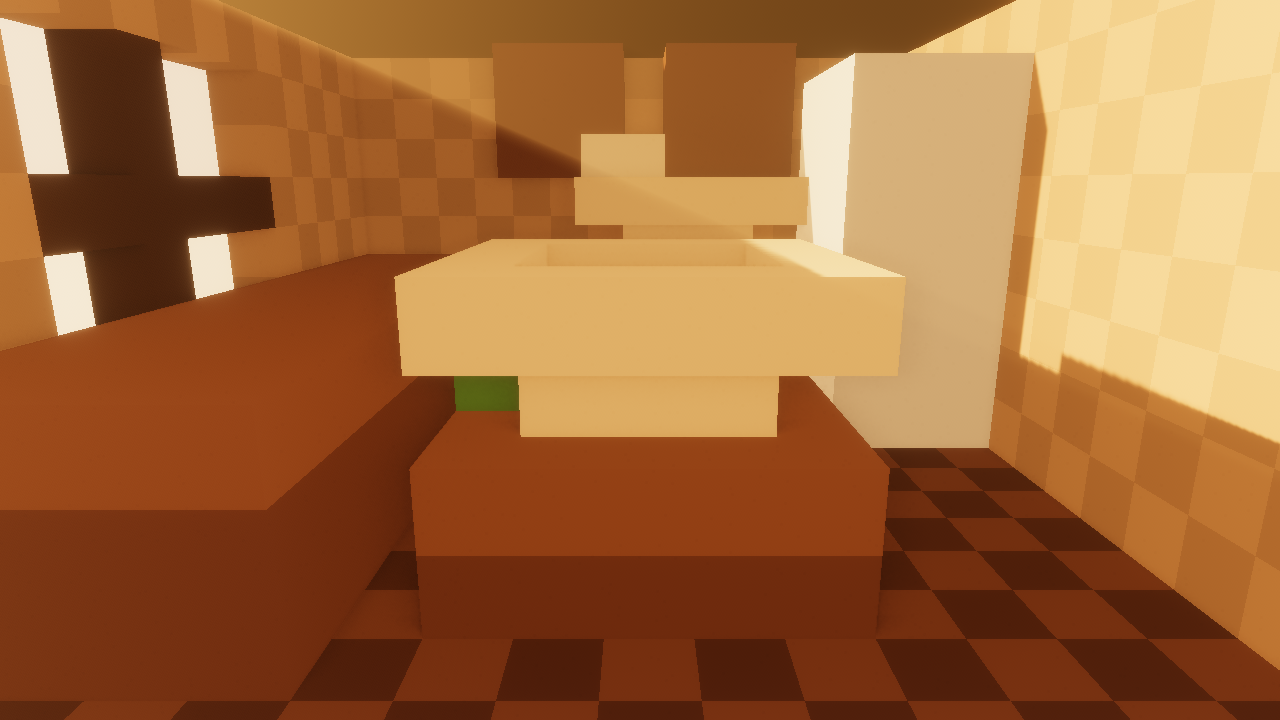
#> input picture hero-golden-c.png, 1280 x 720 px, given as the content of the folder ../hero-golden-c.png, which was not available
$ python _poppy_lookv2_contact.py ../hero-golden-c.png
#> lines starting #> are read from the running program, lines starting #| are printed output that depends on the picture; pictures that were not available may be replaced by others from this repository, and a replacement may not be noted
#> in main, im is the input picture: PIL image 1280x720 RGB; mean R, G, B 162.3, 105, 57.4
#!/usr/bin/env python
"""Poppy — one contact sheet of every camera candidate, so framing is picked by eye.

Also prints the mean luminance of the TOP 15 % of each frame. A castle framing
with real sky in it sits bright and low-variance up there; one that is looking at
the hillside behind the keep does not — which is exactly the mistake this sheet
exists to stop me repeating.
"""
import sys
import os
import glob
from PIL import Image, ImageDraw

BAR = 26
COLS = 3
TH = 420          # thumbnail width
BG = (16, 17, 20)
FG = (232, 234, 238)


def sky_score(im):
    """Mean luminance + spread of the top 15 % of the frame."""
    g = im.convert("L")
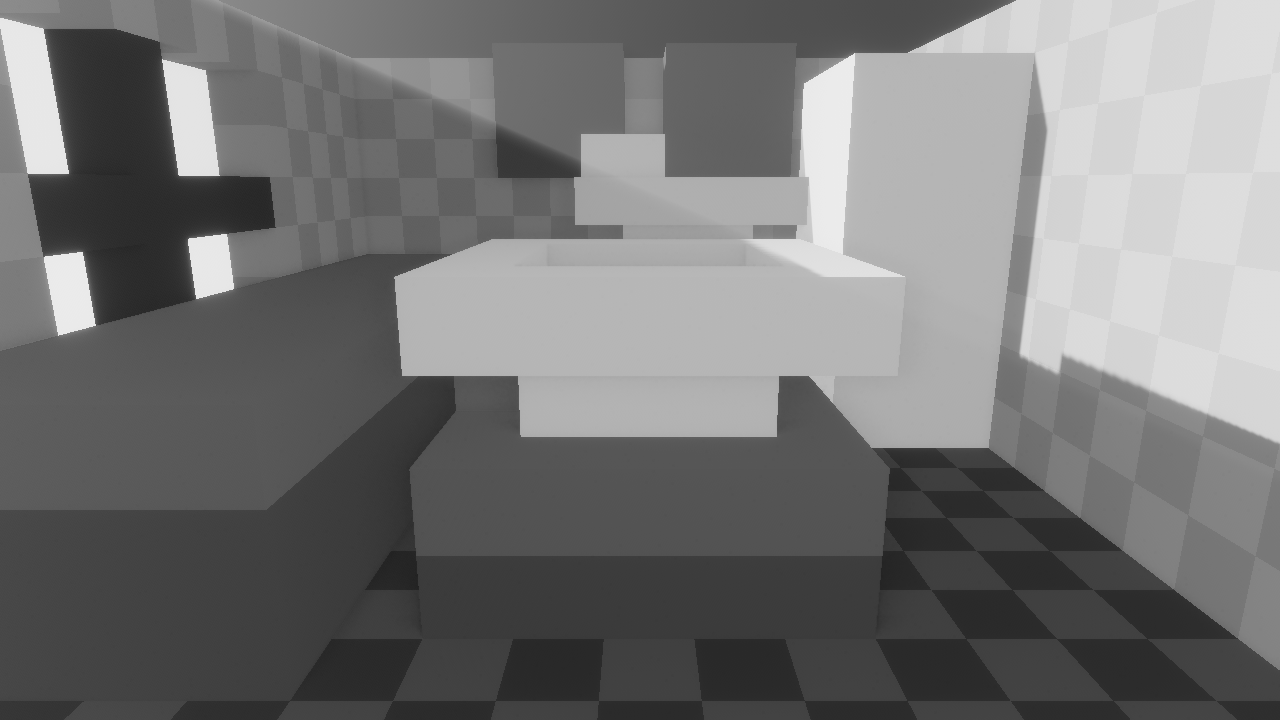
#> g: PIL image 1280x720 L; min 33, max 236, mean 116.7
    band = g.crop((0, 0, g.width, max(1, int(g.height * 0.15))))
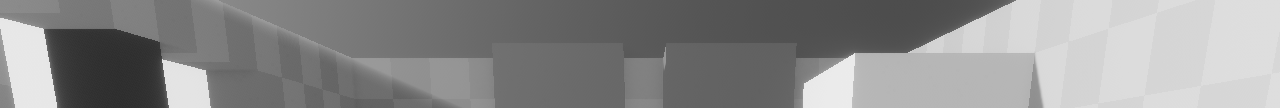
#> band: PIL image 1280x108 L; min 44, max 236, mean 140.2
    px = sorted(band.getdata())
#> px = 138240 items
    n = len(px)
#> n = 138240
    return sum(px) / n, px[int(n * 0.05)], px[int(n * 0.95)]


def main(out_dir):
    paths = sorted(p for p in glob.glob(os.path.join(out_dir, "*.png"))
                   if not os.path.basename(p).startswith("CONTACT"))
    if not paths:
        print("no plates")
        return
    thumbs = []
    for p in paths:
        im = Image.open(p).convert("RGB")
        m, lo, hi = sky_score(im)
#> m = 140.2; lo = 57; hi = 227
        print(f"  {os.path.basename(p):<24} top15%  mean {m:6.1f}  p05 {lo:3d}  p95 {hi:3d}")
#|   hero-golden-c.png        top15%  mean  140.2  p05  57  p95 227
        th = im.resize((TH, int(im.height * TH / im.width)), Image.LANCZOS)
        thumbs.append((os.path.splitext(os.path.basename(p))[0], th, m))

    w, h = TH, thumbs[0][1].height
#> w = 420; h = 236
    rows = (len(thumbs) + COLS - 1) // COLS
#> rows = 1
    sheet = Image.new("RGB", (w * COLS, (h + BAR) * rows), BG)
    d = ImageDraw.Draw(sheet)
    for i, (name, th, m) in enumerate(thumbs):
        x, y = (i % COLS) * w, (i // COLS) * (h + BAR)
        sheet.paste(th, (x, y + BAR))
        d.text((x + 8, y + 7), f"{name}   top15% {m:.0f}", fill=FG)
#> this loop made 1 pass
#> (name, m, x, y) on pass 1: ('hero-golden-c', 140.2, 0, 0)
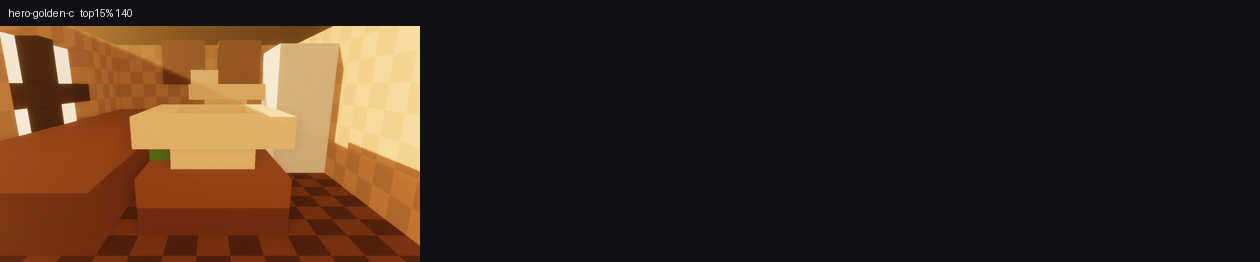
#> sheet: PIL image 1260x262 RGB; mean R, G, B 60.1, 43.6, 31.4
    path = os.path.join(out_dir, "CONTACT.png")
    sheet.save(path)
    print(path)


if __name__ == "__main__":
    main(sys.argv[1])
